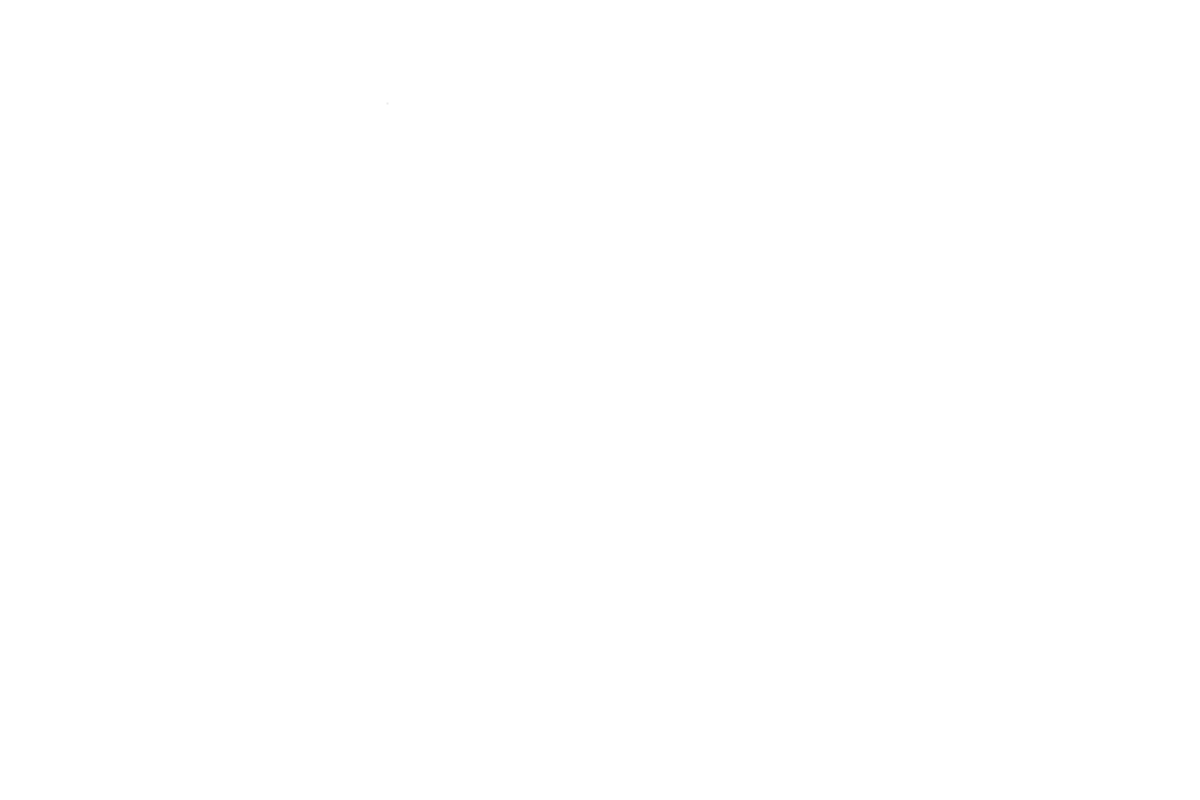
Frame 1 (no input)
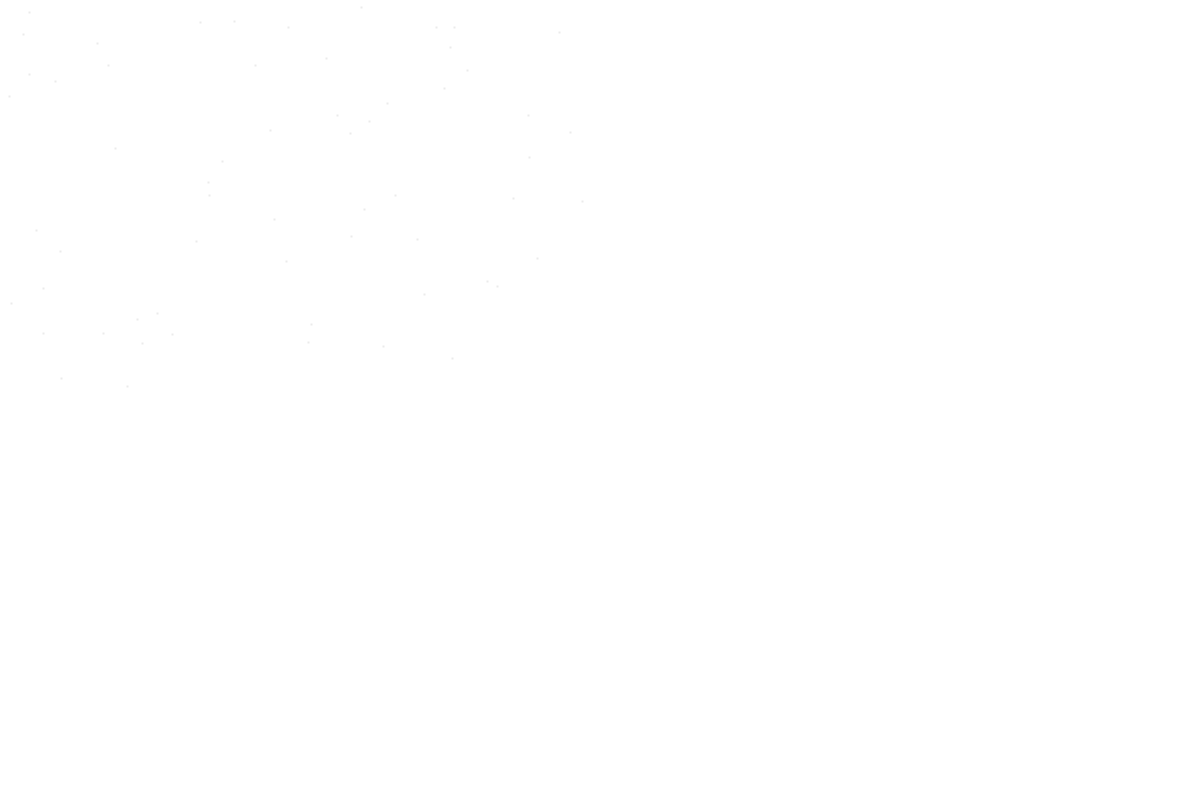
Frame 60 (the mouse pressed at the canvas centre just before this capture)
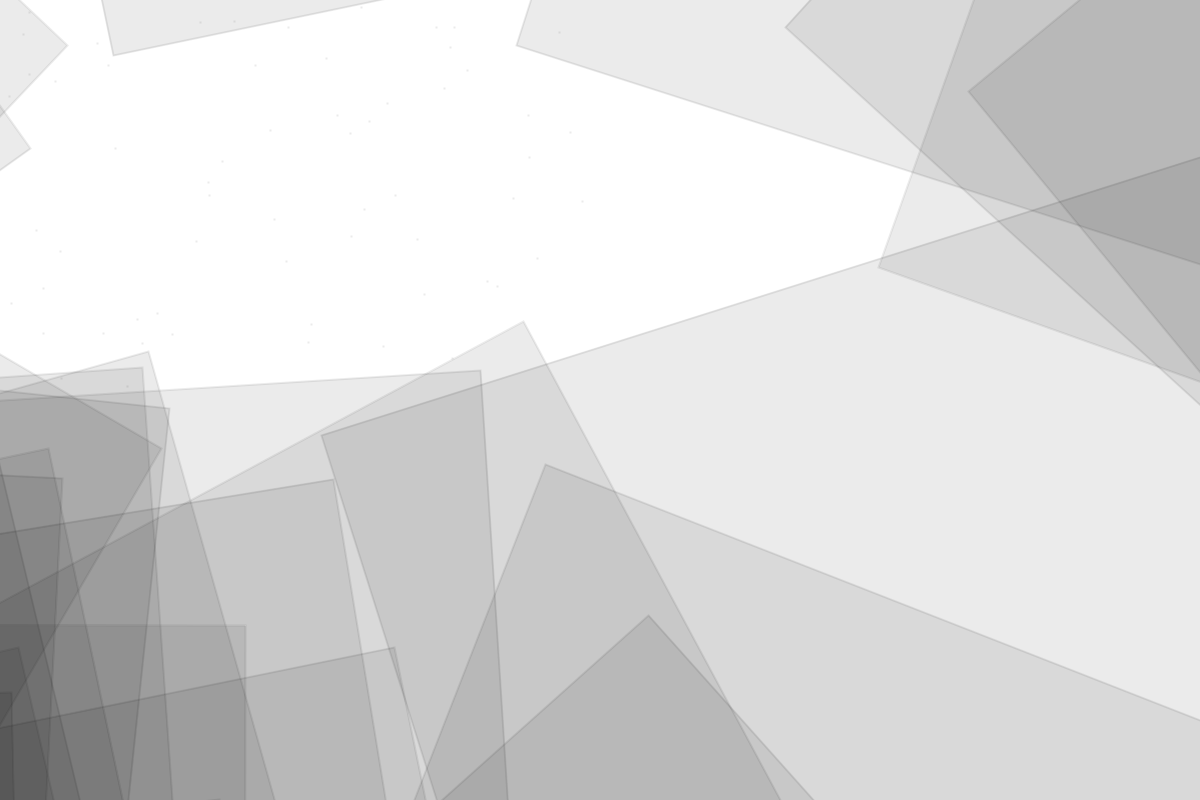
Frame 120 (the mouse held since frame 60 and released just before this capture)

The Processing sketch that drew these frames (run headless with seeded random() and noise(); from frame 60 on, the mouse is pressed at the canvas centre):

// Processing sketch: processing_101577
// ── processing_101577.pde

int counter=1;

void setup() {
  size(1200,800);
  background(#FFFFFF);
  fill(255,255,255,100);
  noStroke();
  rect(0,0,width, height/6);
  rect(0,0,width/6, height);
  rect(5*(width/6), 0, width/6, height);
  rect(0,5*(height/6), width, height/6);  
  fill(0,0,0,(height/(mouseY+1))*20);
  frameRate(25);
  strokeWeight(2);
  stroke(0,0,0,20);
  
}

void draw() {
translate(random(width/2), random(height/2));
rotate(2*PI/random(5));

  rect(random(mouseX), random(mouseY), 2*mouseX, 2*mouseY);
}

void mousePressed() {
  if (counter%2 != 1){
    stroke(255,255,255,(height/(mouseY+1))*20);
  fill(255,255,255,(height/(mouseY+1))*20);
  }
  else{
    stroke(0,0,0,(height/(mouseY+1))*20);
  fill(0,0,0,(height/(mouseY+1))*20);
  }
  counter = counter+1;
}

void keyPressed() {
 if (key == ' ') {
 noLoop();}
}
